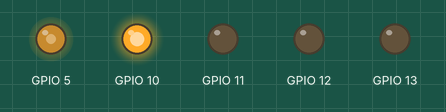
Simulated run of this program. Board: ESP32-S3. Shown: output pins drawn as LEDs (lit = HIGH). Random numbers use the default seed unless the program sets one; what the program prints to the serial monitor is not drawn.

Above: at 0.1 s.
Timing chart, 0 to 40.0 s (numbered marks = the images above):
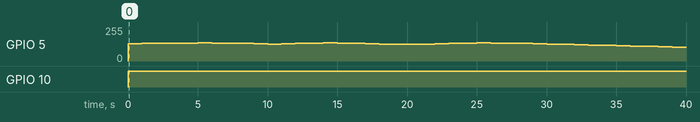

Measured:
- by itself, GPIO 5: 0/255 → 130/255 at 0.00 s, → 132/255 1.0 s later, → 135/255 1.0 s later, → 132/255 1.0 s later, … (37 changes in this stretch)
- by itself, GPIO 10: LOW → HIGH at 0.00 s

The program:

main.cpp
```cpp
#include <Arduino.h>
#include "mppt.h"
#include "sepic.h"
#include "pdu.h"
#include "storage.h"
#include "sensors.h"
#include "comms.h"

// 全局参数
MPPTType mppt_type = MPPTType::INC;

void setup() {
    Serial.begin(115200);
    sensors_init();
    storage_init();
    sepic_init();
    mppt_init(mppt_type);
    pdu_init();
    comms_init(CommsType::UART);
}

void loop() {
    // 采集光伏参数
    MPPTParams params;
    params.vin = sensors_read(SensorType::PV_Voltage);
    params.iin = sensors_read(SensorType::PV_Current);
    // 假设输出参数可由储能系统获取
    StorageStatus bat = storage_get_status(StorageType::Battery);
    params.vout = bat.voltage;
    params.iout = bat.current;

    // MPPT算法计算占空比
    float duty = mppt_step(params);
    sepic_set_duty(duty);

    // PDU分配（示例：通道0供电）
    pdu_set_channel(0, true);

    // 通信发送状态
    char buf[64];
    snprintf(buf, sizeof(buf), "VIN:%.2f IIN:%.2f DUTY:%.2f", params.vin, params.iin, duty);
    comms_send(buf, strlen(buf));

    delay(1000); // 1秒循环
}
```

comms.h
```cpp
// 通信接口
#pragma once

enum class CommsType {
    UART,
    I2C,
    SPI
};

// 初始化通信
void comms_init(CommsType type);
// 发送数据
void comms_send(const char* data, int len);
// 接收数据
int comms_receive(char* buf, int maxlen);
```

mppt.h
```cpp
// MPPT算法头文件
#pragma once

// MPPT算法类型
enum class MPPTType {
    P_O,    // 扰动观察法
    INC     // 电导增量法
};

// MPPT参数结构体
struct MPPTParams {
    float vin;   // 输入电压
    float iin;   // 输入电流
    float vout;  // 输出电压
    float iout;  // 输出电流
};

// 初始化MPPT
void mppt_init(MPPTType type);
// 执行一次MPPT算法，返回占空比(0~1)
float mppt_step(const MPPTParams& params);
```

pdu.h
```cpp
// PDU配电单元接口
#pragma once

// 初始化PDU
void pdu_init();
// 设置某路输出开关
void pdu_set_channel(int channel, bool enable);
// 查询某路状态
bool pdu_get_channel_status(int channel);
```

sensors.h
```cpp
// 传感器采集接口
#pragma once

enum class SensorType {
    PV_Voltage,
    PV_Current,
    Temp,
    Other
};

// 初始化传感器
void sensors_init();
// 采集传感器数据
float sensors_read(SensorType type);
```

sepic.h
```cpp
// SEPIC转换器相关头文件
#pragma once

// 初始化SEPIC控制器
void sepic_init();
// 设置SEPIC占空比(0~1)
void sepic_set_duty(float duty);
```

storage.h
```cpp
// 储能管理接口
#pragma once

enum class StorageType {
    Battery,
    SuperCap
};

struct StorageStatus {
    float voltage;
    float current;
    float soc; // 剩余容量百分比
};

// 初始化储能系统
void storage_init();
// 获取储能状态
StorageStatus storage_get_status(StorageType type);
```
